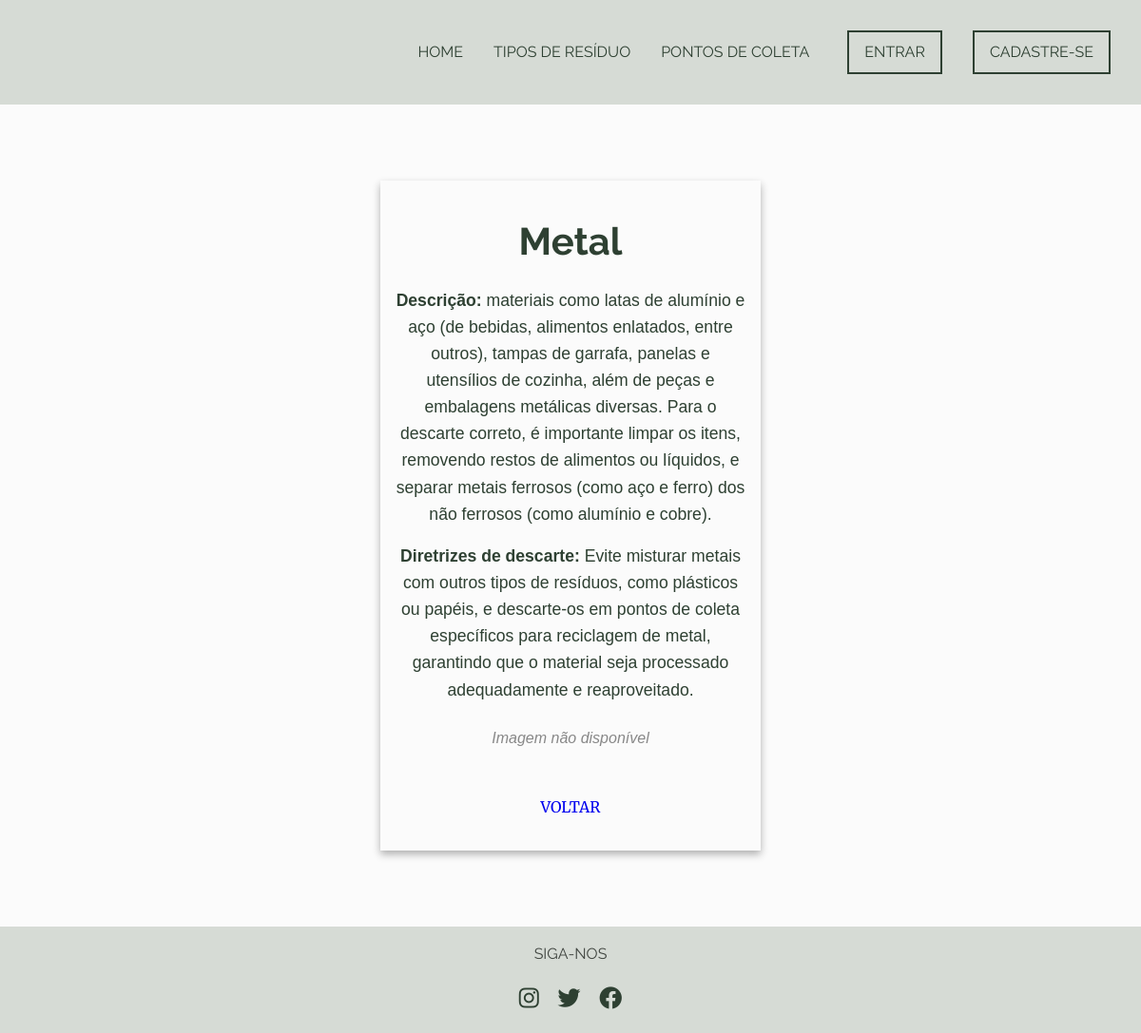
The app's page /accounts/residuo/2/ with its own data.
### accounts/models.py (models this page shows, shortened)
class Residuo(models.Model):
    tipoResiduo = models.CharField(max_length=100)
    descricao = models.TextField()
    diretrizes = models.TextField()
    imagem = models.ImageField(upload_to='residuos_images/', null=True, blank=True)

### accounts/views.py (the view)
# urls.py: path('residuo/<int:pk>/', ResiduoDetailView.as_view(), name='residuo-detalhe'),
class ResiduoDetailView(DetailView):
    model = Residuo
    template_name = 'residuo-detalhe.html'
    context_object_name = 'residuo'

### accounts/templates/residuo-detalhe.html (shortened to what this page needs)
{% extends 'base.html' %}
{% block content %}
    <div class="signup-section">
        <h1 class="residuo-title">{{ residuo.tipoResiduo }}</h1>
        <div class="residuo-detail">
            <p><strong>Descrição:</strong> {{ residuo.descricao }}</p>
            <p><strong>Diretrizes de descarte:</strong> {{ residuo.diretrizes }}</p>
            {% if residuo.image %}
                <img src="{{ residuo.image.url }}" alt="{{ residuo.tipoResiduo }}" class="residuo-image">
            {% else %}
                <p class="image-not-available">Imagem não disponível</p>
            {% endif %}
        </div>
        <a href="{% url 'tipos-de-residuo' %}" class="signup-button">VOLTAR</a>
    </div>
{% endblock %}

### accounts/static/css/style.css (style rules this page uses)
:root { --background-color: #FBFBFB; --section-color: #E9EAEC; --secondary-color: #2e4032; --accent-color: #803769; --text-color: #404540; --header-footer-color: #D6DBD5; }
* { margin: 0; padding: 0; box-sizing: border-box; }
body { font-family: 'Merriweather', serif; background-color: var(--background-color); color: var(--text-color); line-height: 1.6; }
a { text-decoration: none; }
.signup-section { background-color: var(--background-color); color: var(--secondary-color); padding: 2rem 1rem; text-align: center; margin: 5rem auto; width: 90%; max-width: 400px; min-height: 70vh; box-shadow: 0 4px 8px rgba(0, 0, 0, 0.3); display: flex; flex-direction: column; justify-content: center; }
.residuo-title { font-family: 'Raleway', sans-serif; font-size: 2.5rem; margin-bottom: 1rem; text-align: center; }
.residuo-detail { margin-bottom: 2rem; font-family: 'Arial', sans-serif; font-size: 1.1rem; }
.residuo-detail p { margin-bottom: 1rem; }
.image-not-available { font-size: 1rem; color: #888; font-style: italic; text-align: center; margin-top: 1.5rem; }

### records on screen
Residuo: tipoResiduo "Metal", descricao "materiais como latas de alumínio e aço (de bebidas, alimentos enlatados, entre outros), tampas de garrafa, panelas e utensílios de cozinha, além de peças e embalagens metálicas diversas. Para o descarte correto, é importante limpar os itens, removendo restos de alimentos ou líquidos, e separar metais ferrosos (como aço e ferro) dos não ferrosos (como alumínio e cobre).", diretrizes "Evite misturar metais com outros tipos de resíduos, como plásticos ou papéis, e descarte-os em pontos de coleta específicos para reciclagem de metal, garantindo que o material seja processado adequadamente e reaproveitado."
